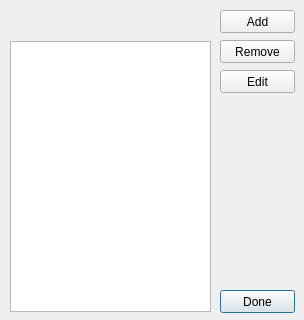
<?xml version="1.0" encoding="UTF-8"?>
<ui version="4.0">
 <class>coinbaseAccountSetupWindow</class>
 <widget class="QDialog" name="coinbaseAccountSetupWindow">
  <property name="geometry">
   <rect>
    <x>0</x>
    <y>0</y>
    <width>304</width>
    <height>320</height>
   </rect>
  </property>
  <property name="windowTitle">
   <string>Dialog</string>
  </property>
  <widget class="QListWidget" name="listWidget">
   <property name="geometry">
    <rect>
     <x>10</x>
     <y>41</y>
     <width>201</width>
     <height>271</height>
    </rect>
   </property>
  </widget>
  <widget class="QPushButton" name="mDoneButton">
   <property name="geometry">
    <rect>
     <x>220</x>
     <y>290</y>
     <width>75</width>
     <height>23</height>
    </rect>
   </property>
   <property name="text">
    <string>Done</string>
   </property>
  </widget>
  <widget class="QPushButton" name="mAddButton">
   <property name="geometry">
    <rect>
     <x>220</x>
     <y>10</y>
     <width>75</width>
     <height>23</height>
    </rect>
   </property>
   <property name="text">
    <string>Add</string>
   </property>
  </widget>
  <widget class="QPushButton" name="mRemoveButton">
   <property name="geometry">
    <rect>
     <x>220</x>
     <y>40</y>
     <width>75</width>
     <height>23</height>
    </rect>
   </property>
   <property name="text">
    <string>Remove</string>
   </property>
  </widget>
  <widget class="QPushButton" name="mEditButton">
   <property name="geometry">
    <rect>
     <x>220</x>
     <y>70</y>
     <width>75</width>
     <height>23</height>
    </rect>
   </property>
   <property name="text">
    <string>Edit</string>
   </property>
  </widget>
 </widget>
 <resources/>
 <connections/>
</ui>
